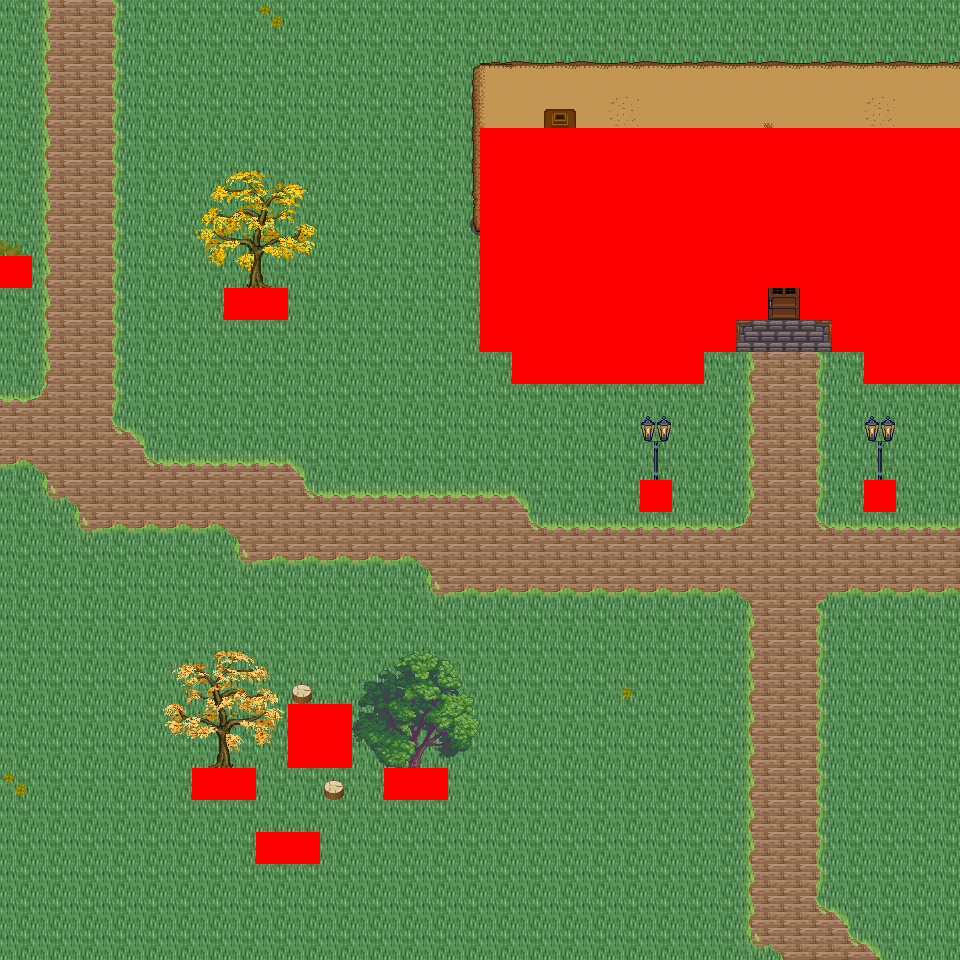

A 2D game scene composited from a Tiled map and its tileset images. What follows is a short description and the map's XML, with each tile layer's data collapsed to a summary:
An orthogonal 30x30 tile map with 32x32 px tiles, 6 tile layers (Ground, Object, Object2, Above, ...), 46 tilesets and 6 objects (6x mapExit).

<map version="1.0" orientation="orthogonal" renderorder="right-down" width="30" height="30" tilewidth="32" tileheight="32" nextobjectid="7">
  <tileset firstgid="1" name="tileset_logic_collision" tilewidth="32" tileheight="32" tilecount="1" columns="1">
    <image source="../drawable/tileset_logic_collision.png" width="32" height="32" />
  </tileset>
  <tileset firstgid="2" name="tileset_ground_ground" tilewidth="32" tileheight="32" tilecount="33" columns="3">
    <image source="../drawable/tileset_ground_ground.png" width="96" height="352" />
  </tileset>
  <tileset firstgid="35" name="tileset_building_castle" tilewidth="32" tileheight="32" tilecount="320" columns="20">
    <image source="../drawable/tileset_building_castle.png" width="640" height="512" />
  </tileset>
  <tileset firstgid="355" name="tileset_item_weapon_cannon" tilewidth="32" tileheight="32" tilecount="12" columns="3">
    <image source="../drawable/tileset_item_weapon_cannon.png" width="96" height="128" />
  </tileset>
  <tileset firstgid="367" name="tileset_item_pot_barrels_1" tilewidth="32" tileheight="32" tilecount="8" columns="4">
    <image source="../drawable/tileset_item_pot_barrels_1.png" width="128" height="64" />
  </tileset>
  <tileset firstgid="375" name="tileset_building_door_door" tilewidth="32" tileheight="32" tilecount="6" columns="3">
    <image source="../drawable/tileset_building_door_door.png" width="96" height="64" />
  </tileset>
  <tileset firstgid="381" name="tileset_building_door_closed" tilewidth="32" tileheight="32" tilecount="1" columns="1">
    <image source="../drawable/tileset_building_door_closed.png" width="32" height="32" />
  </tileset>
  <tileset firstgid="382" name="tileset_building_window_window_centered" tilewidth="32" tileheight="32" tilecount="1" columns="1">
    <image source="../drawable/tileset_building_window_window_centered.png" width="32" height="32" />
  </tileset>
  <tileset firstgid="383" name="tileset_building_decoration_chimney_big" tilewidth="32" tileheight="32" tilecount="2" columns="1">
    <image source="../drawable/tileset_building_decoration_chimney_big.png" width="32" height="64" />
  </tileset>
  <tileset firstgid="385" name="tileset_ground_grass_corners" tilewidth="32" tileheight="32" tilecount="24" columns="6">
    <image source="../drawable/tileset_ground_grass_corners.png" width="192" height="128" />
  </tileset>
  <tileset firstgid="409" name="tileset_ground_grass_edges" tilewidth="32" tileheight="32" tilecount="36" columns="12">
    <image source="../drawable/tileset_ground_grass_edges.png" width="384" height="96" />
  </tileset>
  <tileset firstgid="445" name="tileset_item_statue_lion_statues" tilewidth="32" tileheight="32" tilecount="8" columns="2">
    <image source="../drawable/tileset_item_statue_lion_statues.png" width="64" height="128" />
  </tileset>
  <tileset firstgid="453" name="tileset_item_statue_girl_with_bird" tilewidth="32" tileheight="32" tilecount="12" columns="4">
    <image source="../drawable/tileset_item_statue_girl_with_bird.png" width="128" height="96" />
  </tileset>
  <tileset firstgid="465" name="tileset_furniture_light_lamp_blue" tilewidth="32" tileheight="32" tilecount="3" columns="1">
    <image source="../drawable/tileset_furniture_light_lamp_blue.png" width="32" height="96" />
  </tileset>
  <tileset firstgid="468" name="tileset_light_dim_light_7x5" tilewidth="32" tileheight="32" tilecount="35" columns="7">
    <image source="../drawable/tileset_light_dim_light_7x5.png" width="224" height="160" />
  </tileset>
  <tileset firstgid="503" name="tileset_plant_flower_daisy_blue" tilewidth="32" tileheight="32" tilecount="8" columns="2">
    <image source="../drawable/tileset_plant_flower_daisy_blue.png" width="64" height="128" />
  </tileset>
  <tileset firstgid="511" name="tileset_plant_flower_daisy_red" tilewidth="32" tileheight="32" tilecount="8" columns="2">
    <image source="../drawable/tileset_plant_flower_daisy_red.png" width="64" height="128" />
  </tileset>
  <tileset firstgid="519" name="tileset_plant_flower_daisy_white" tilewidth="32" tileheight="32" tilecount="8" columns="2">
    <image source="../drawable/tileset_plant_flower_daisy_white.png" width="64" height="128" />
  </tileset>
  <tileset firstgid="527" name="tileset_plant_flower_daisy_yellow" tilewidth="32" tileheight="32" tilecount="8" columns="2">
    <image source="../drawable/tileset_plant_flower_daisy_yellow.png" width="64" height="128" />
  </tileset>
  <tileset firstgid="535" name="tileset_plant_tree_fall_trees" tilewidth="32" tileheight="32" tilecount="40" columns="8">
    <image source="../drawable/tileset_plant_tree_fall_trees.png" width="256" height="160" />
  </tileset>
  <tileset firstgid="575" name="tileset_plant_tree_oak_tree" tilewidth="32" tileheight="32" tilecount="20" columns="4">
    <image source="../drawable/tileset_plant_tree_oak_tree.png" width="128" height="160" />
  </tileset>
  <tileset firstgid="595" name="tileset_plant_tree_chestnut_tree" tilewidth="32" tileheight="32" tilecount="20" columns="4">
    <image source="../drawable/tileset_plant_tree_chestnut_tree.png" width="128" height="160" />
  </tileset>
  <tileset firstgid="615" name="tileset_plant_tree_locust_tree" tilewidth="32" tileheight="32" tilecount="20" columns="4">
    <image source="../drawable/tileset_plant_tree_locust_tree.png" width="128" height="160" />
  </tileset>
  <tileset firstgid="635" name="tileset_logic_protection" tilewidth="32" tileheight="32" tilecount="2" columns="2">
    <image source="../drawable/tileset_logic_protection.png" width="64" height="32" />
  </tileset>
  <tileset firstgid="637" name="tileset_plant_bush_hosta" tilewidth="32" tileheight="32" tilecount="9" columns="3">
    <image source="../drawable/tileset_plant_bush_hosta.png" width="96" height="96" />
  </tileset>
  <tileset firstgid="646" name="tileset_plant_flower_flowers_mixed" tilewidth="32" tileheight="32" tilecount="16" columns="4">
    <image source="../drawable/tileset_plant_flower_flowers_mixed.png" width="128" height="128" />
  </tileset>
  <tileset firstgid="662" name="tileset_plant_flower_red_blue_clusters" tilewidth="32" tileheight="32" tilecount="4" columns="1">
    <image source="../drawable/tileset_plant_flower_red_blue_clusters.png" width="32" height="128" />
  </tileset>
  <tileset firstgid="666" name="tileset_furniture_chair_bench_iron" tilewidth="32" tileheight="32" tilecount="4" columns="2">
    <image source="../drawable/tileset_furniture_chair_bench_iron.png" width="64" height="64" />
  </tileset>
  <tileset firstgid="670" name="tileset_plant_stump_stump_pale_purple" tilewidth="32" tileheight="32" tilecount="4" columns="2">
    <image source="../drawable/tileset_plant_stump_stump_pale_purple.png" width="64" height="64" />
  </tileset>
  <tileset firstgid="674" name="tileset_plant_stump_small_stump" tilewidth="32" tileheight="32" tilecount="4" columns="2">
    <image source="../drawable/tileset_plant_stump_small_stump.png" width="64" height="64" />
  </tileset>
  <tileset firstgid="678" name="tileset_building_decoration_banner" tilewidth="32" tileheight="32" tilecount="12" columns="1">
    <image source="../drawable/tileset_building_decoration_banner.png" width="32" height="384" />
  </tileset>
  <tileset firstgid="690" name="tileset_building_decoration_chimney" tilewidth="32" tileheight="32" tilecount="2" columns="1">
    <image source="../drawable/tileset_building_decoration_chimney.png" width="32" height="64" />
  </tileset>
  <tileset firstgid="692" name="tileset_plant_flower_vines_flowered" tilewidth="32" tileheight="32" tilecount="9" columns="3">
    <image source="../drawable/tileset_plant_flower_vines_flowered.png" width="96" height="96" />
  </tileset>
  <tileset firstgid="701" name="tileset_building_decoration_library_banner" tilewidth="32" tileheight="32" tilecount="6" columns="3">
    <image source="../drawable/tileset_building_decoration_library_banner.png" width="96" height="64" />
  </tileset>
  <tileset firstgid="707" name="tileset_logic_portal" tilewidth="32" tileheight="32" tilecount="24" columns="8">
    <image source="../drawable/tileset_logic_portal.png" width="256" height="96" />
  </tileset>
  <tileset firstgid="731" name="tileset_building_cottage" tilewidth="32" tileheight="32" tilecount="256" columns="16">
    <image source="../drawable/tileset_building_cottage.png" width="512" height="512" />
  </tileset>
  <tileset firstgid="987" name="tileset_building_roof_thatched_roof" tilewidth="32" tileheight="32" tilecount="256" columns="16">
    <image source="../drawable/tileset_building_roof_thatched_roof.png" width="512" height="512" />
  </tileset>
  <tileset firstgid="1243" name="tileset_building_window_windows" tilewidth="32" tileheight="32" tilecount="256" columns="16">
    <image source="../drawable/tileset_building_window_windows.png" width="512" height="512" />
  </tileset>
  <tileset firstgid="1499" name="tileset_building_door_doors" tilewidth="32" tileheight="32" tilecount="256" columns="16">
    <image source="../drawable/tileset_building_door_doors.png" width="512" height="512" />
  </tileset>
  <tileset firstgid="1755" name="tileset_building_decoration_chimney_brown_stacks" tilewidth="32" tileheight="32" tilecount="2" columns="1">
    <image source="../drawable/tileset_building_decoration_chimney_brown_stacks.png" width="32" height="64" />
  </tileset>
  <tileset firstgid="1757" name="tileset_ground_ground_3" tilewidth="32" tileheight="32" tilecount="5" columns="5">
    <image source="../drawable/tileset_ground_ground_3.png" width="160" height="32" />
  </tileset>
  <tileset firstgid="1762" name="tileset_plant_bush_bush_pinks" tilewidth="32" tileheight="32" tilecount="4" columns="2">
    <image source="../drawable/tileset_plant_bush_bush_pinks.png" width="64" height="64" />
  </tileset>
  <tileset firstgid="1766" name="tileset_plant_bushes_and_trees" tilewidth="32" tileheight="32" tilecount="144" columns="16">
    <image source="../drawable/tileset_plant_bushes_and_trees.png" width="512" height="289" />
  </tileset>
  <tileset firstgid="1910" name="tileset_plant_bush_berried" tilewidth="32" tileheight="32" tilecount="60" columns="5">
    <image source="../drawable/tileset_plant_bush_berried.png" width="160" height="384" />
  </tileset>
  <tileset firstgid="1970" name="tileset_plant_bush_leafy" tilewidth="32" tileheight="32" tilecount="48" columns="8">
    <image source="../drawable/tileset_plant_bush_leafy.png" width="256" height="192" />
  </tileset>
  <tileset firstgid="2018" name="tileset_plant_bush_flowering" tilewidth="32" tileheight="32" tilecount="72" columns="8">
    <image source="../drawable/tileset_plant_bush_flowering.png" width="256" height="288" />
  </tileset>
  <layer name="Ground" width="30" height="30">
    <data>[900 cells, 886 non-empty, 5 distinct tile ids]</data>
  </layer>
  <layer name="Object" width="30" height="30">
    <data>[900 cells, 171 non-empty, 39 distinct tile ids]</data>
  </layer>
  <layer name="Object2" width="30" height="30">
    <data>[900 cells, 13 non-empty, 4 distinct tile ids]</data>
  </layer>
  <layer name="Above" width="30" height="30">
    <data>[900 cells, 157 non-empty, 59 distinct tile ids]</data>
  </layer>
  <layer name="Above2" width="30" height="30">
    <data>[900 cells, 38 non-empty, 22 distinct tile ids]</data>
  </layer>
  <layer name="Walkable" width="30" height="30">
    <data>[900 cells, 125 non-empty, 1 distinct tile ids]</data>
  </layer>
  <objectgroup name="MapEvents">
    <object id="1" name="north" type="mapExit" x="0" y="0" width="960" height="32">
      <properties>
        <property name="map" value="level_0_x18_y43" />
        <property name="x" value="0" />
        <property name="y" value="28" />
      </properties>
    </object>
    <object id="2" name="south" type="mapExit" x="0" y="928" width="960" height="32">
      <properties>
        <property name="map" value="level_0_x18_y45" />
        <property name="x" value="0" />
        <property name="y" value="1" />
      </properties>
    </object>
    <object id="3" name="west" type="mapExit" x="0" y="0" width="32" height="256">
      <properties>
        <property name="map" value="level_0_x17_y44" />
        <property name="x" value="28" />
        <property name="y" value="0" />
      </properties>
    </object>
    <object id="4" name="west2" type="mapExit" x="0" y="288" width="32" height="672">
      <properties>
        <property name="map" value="level_0_x17_y44" />
        <property name="x" value="28" />
        <property name="y" value="9" />
      </properties>
    </object>
    <object id="5" name="east" type="mapExit" x="928" y="0" width="32" height="128">
      <properties>
        <property name="map" value="level_0_x19_y44" />
        <property name="x" value="1" />
        <property name="y" value="0" />
      </properties>
    </object>
    <object id="6" name="east2" type="mapExit" x="928" y="384" width="32" height="576">
      <properties>
        <property name="map" value="level_0_x19_y44" />
        <property name="x" value="1" />
        <property name="y" value="12" />
      </properties>
    </object>
  </objectgroup>
</map>
